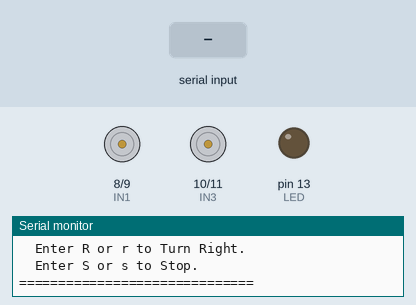
A sketch run on a simulated Arduino Uno, built with avr-gcc and run on an emulated ATmega328P. Parts: motor-driver pin pairs drawn as motors (green arrow = first pin HIGH = forward, orange = second pin HIGH = backward, longer = more drive, scaled by the enable pin), output pins drawn as LEDs (lit = HIGH), the last lines printed to the serial monitor. The inputs (shaded band) are chosen by the test bench.

Above: at 1.4 s.
1.5 s: "F" received over Serial
At 2.7 s:
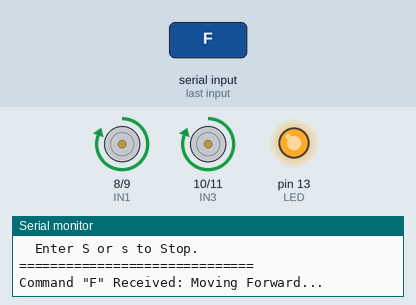
3.0 s: "B" received over Serial
At 3.8 s:
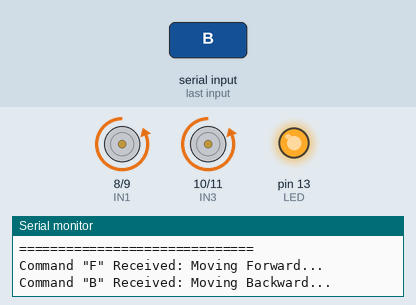
4.5 s: "L" received over Serial
At 4.9 s:
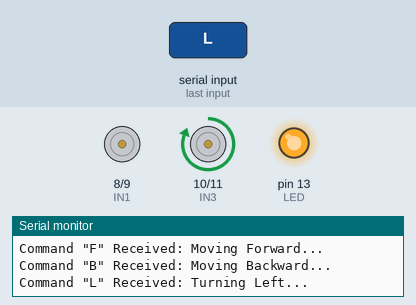
6.0 s: "R" received over Serial
At 7.3 s:
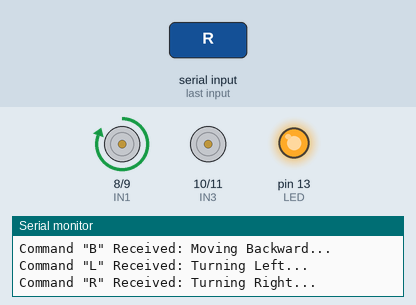
Timing chart, 0 to 8.5 s (numbered marks = the images above; inputs shaded):
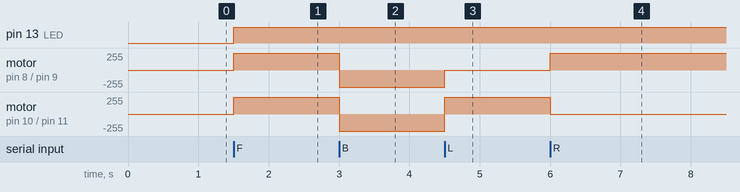

Measured:
- after the input at 1.5 s, pin 13 (LED): LOW → HIGH at once; motor on pin 8 (IN1) / pin 9 (IN2), motor on pin 10 (IN3) / pin 11 (IN4): stopped → forward 255/255 at once
- after the input at 3.0 s, motor on pin 8 (IN1) / pin 9 (IN2), motor on pin 10 (IN3) / pin 11 (IN4): forward 255/255 → backward 255/255 at once
- after the input at 4.5 s, motor on pin 8 (IN1) / pin 9 (IN2): backward 255/255 → stopped at once; motor on pin 10 (IN3) / pin 11 (IN4): backward 255/255 → forward 255/255 at once
- after the input at 6.0 s, motor on pin 8 (IN1) / pin 9 (IN2): stopped → forward 255/255 at once; motor on pin 10 (IN3) / pin 11 (IN4): forward 255/255 → stopped at once

The sketch:

CMP_438_Project_-_Keyboard-Controlled_Car.ino
```cpp
// CMP 438: Communicating Robots - Keyboard-Controlled Car - Isaac D. Hoyos & Roberto Morales
// Tinkercad Link: https://tinyurl.com/jfs9kbf7

// These pins are used to connect the motor driver to the Arduino.
int IN1 = 8;  // This pin controls the forward movement of the right motor by sending a HIGH signal.
int IN2 = 9;  // This pin controls the backward movement of the right motor by sending a HIGH signal.
int IN3 = 10; // This pin controls the forward movement of the left motor by sending a HIGH signal.
int IN4 = 11; // This pin controls the backward movement of the left motor by sending a HIGH signal.
int ENA = 5;  // This pin adjusts the speed of the right motor through PWM output.
int ENB = 6;  // This pin adjusts the speed of the left motor through PWM output.
int LED = 13; // This pin controls the LED that provides visual feedback during motion.
char command; // This variable stores the keyboard command entered into the Serial Monitor.

void setup() {
  // These commands configure all motor and LED pins as outputs to send control signals.
  Serial.begin(9600);   // This initializes serial communication at a baud rate of 9600.
  pinMode(IN1, OUTPUT); // This sets the right motor forward-control pin as an output.
  pinMode(IN2, OUTPUT); // This sets the right motor backward-control pin as an output.
  pinMode(IN3, OUTPUT); // This sets the left motor forward-control pin as an output.
  pinMode(IN4, OUTPUT); // This sets the left motor backward-control pin as an output.
  pinMode(ENA, OUTPUT); // This sets the right motor speed-control pin as an output.
  pinMode(ENB, OUTPUT); // This sets the left motor speed-control pin as an output.
  pinMode(LED, OUTPUT); // This sets the LED indicator pin as an output.

  // These commands set both motors to full speed by writing maximum PWM values.
  analogWrite(ENA, 255); // This applies full-speed PWM to the right motor.
  analogWrite(ENB, 255); // This applies full-speed PWM to the left motor.

  // These commands display startup information and control instructions in the Serial Monitor.
  Serial.println("==============================");
  Serial.println("Keyboard-Controlled Car Ready!");
  Serial.println("By Isaac Hoyos & Roberto Morales.");
  Serial.println("==============================");
  Serial.println("Control Instructions:");
  Serial.println("  Enter F or f to Move Forward.");
  Serial.println("  Enter B or b to Move Backward.");
  Serial.println("  Enter L or l to Turn Left.");
  Serial.println("  Enter R or r to Turn Right.");
  Serial.println("  Enter S or s to Stop.");
  Serial.println("==============================");
}

void loop() {
  if (Serial.available()) {         // This checks whether a keyboard command is available to be read from the serial buffer.
    command = Serial.read();        // This reads the incoming character entered by the user.
    char originalCommand = command; // This stores the original character so it can be echoed exactly as typed.
    command = toupper(command);     // This converts the command to uppercase.

    // These conditions control the LED behavior based on movement or stopping.
    if (command == 'F' || command == 'B' || command == 'L' || command == 'R') {
      digitalWrite(LED, HIGH); // This turns the LED on whenever the robot begins to move.
    }

    if (command == 'S') {
      digitalWrite(LED, LOW);  // This turns the LED off when the robot receives a stop command.
    }

    // This switch statement selects the appropriate movement function based on the user's command.
    switch (command) {
      case 'F':    // This case activates forward motion.
        forward(); // This calls the function that drives both motors forward.
        Serial.print("\nCommand \""); Serial.print(originalCommand); Serial.println("\" Received: Moving Forward...");
        break;
      case 'B':     // This case activates backward motion.
        backward(); // This calls the function that drives both motors backward.
        Serial.print("\nCommand \""); Serial.print(originalCommand); Serial.println("\" Received: Moving Backward...");
        break;
      case 'L': // This case activates a left turn.
        left(); // This calls the function that turns the robot left.
        Serial.print("\nCommand \""); Serial.print(originalCommand); Serial.println("\" Received: Turning Left...");
        break;
      case 'R':  // This case activates a right turn.
        right(); // This calls the function that turns the robot right.
        Serial.print("\nCommand \""); Serial.print(originalCommand); Serial.println("\" Received: Turning Right...");
        break;
      case 'S':    // This case stops all motor movement.
        stopCar(); // This calls the function that shuts off all motor outputs.
        Serial.print("\nCommand \""); Serial.print(originalCommand); Serial.println("\" Received: Car Stopped.");
        break;
      default: // This case handles any invalid or unknown command.
        Serial.print("\nUnknown Command \""); Serial.print(originalCommand); Serial.println("\". Please use F, B, L, R, or S.");
    }
  }
}

// These functions control the movement of the motors.
void forward() {
  digitalWrite(IN1, HIGH); // This activates the right motor in the forward direction.
  digitalWrite(IN2, LOW);  // This ensures the right motor does not run backward during forward motion.
  digitalWrite(IN3, HIGH); // This activates the left motor in the forward direction.
  digitalWrite(IN4, LOW);  // This ensures the left motor does not run backward during forward motion.
}

void backward() {
  digitalWrite(IN1, LOW);  // This ensures the right motor does not run forward while reversing.
  digitalWrite(IN2, HIGH); // This activates the right motor in the backward direction.
  digitalWrite(IN3, LOW);  // This ensures the left motor does not run forward while reversing.
  digitalWrite(IN4, HIGH); // This activates the left motor in the backward direction.
}

void left() {
  digitalWrite(IN1, LOW);  // This stops the right motor from moving forward during a left turn.
  digitalWrite(IN2, LOW);  // This stops the right motor from moving backward during a left turn.
  digitalWrite(IN3, HIGH); // This activates the left motor in the forward direction to pivot left.
  digitalWrite(IN4, LOW);  // This ensures the left motor does not run backward during the turn.
}

void right() {
  digitalWrite(IN1, HIGH); // This activates the right motor in the forward direction to pivot right.
  digitalWrite(IN2, LOW);  // This ensures the right motor does not run backward during the turn.
  digitalWrite(IN3, LOW);  // This prevents the left motor from moving forward during the right turn.
  digitalWrite(IN4, LOW);  // This prevents the left motor from moving backward during the right turn.
}

void stopCar() {
  digitalWrite(IN1, LOW); // This turns off the right motor's forward motion.
  digitalWrite(IN2, LOW); // This turns off the right motor's backward motion.
  digitalWrite(IN3, LOW); // This turns off the left motor's forward motion.
  digitalWrite(IN4, LOW); // This turns off the left motor's backward motion.
}
```
